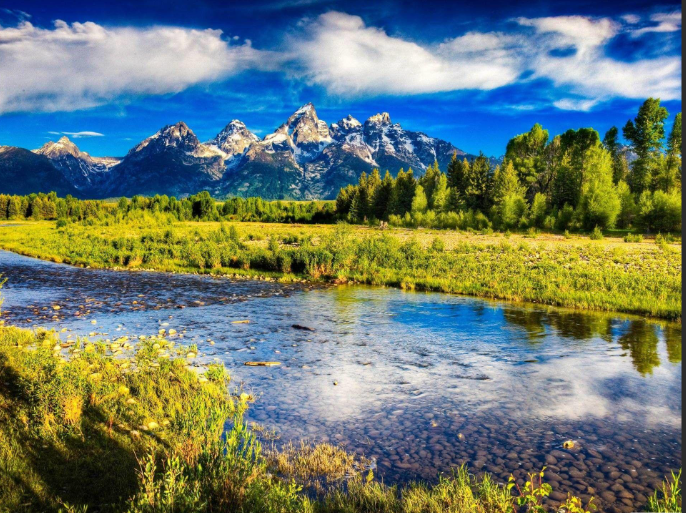
#> input picture image_nature.png, 686 x 513 px
$ python line_circle_detection.py
#> lines starting #> are read from the running program, lines starting #| are printed output that depends on the picture; after the words box and inside, x2 and y2 are one past the last pixel; in counts of white or black regions, pixels touching at a corner belong together
#> the answer given: image_nature.png
import cv2
import numpy as np
import matplotlib.pyplot as plt
import os
class line_circle_detector():
    def __init__(self, image_path):
#> called with image_path = 'image_nature.png'
        if os.path.exists(image_path)==False:
            raise FileNotFoundError(f"The image path {image_path} does not exist.")
        self.image_path = image_path
        self.image = cv2.imread(image_path)
#> self.image is the input picture: shape (513, 686, 3); mean B, G, R 111.8, 123, 107.4
        self.gray=cv2.cvtColor(self.image,cv2.COLOR_BGR2GRAY)
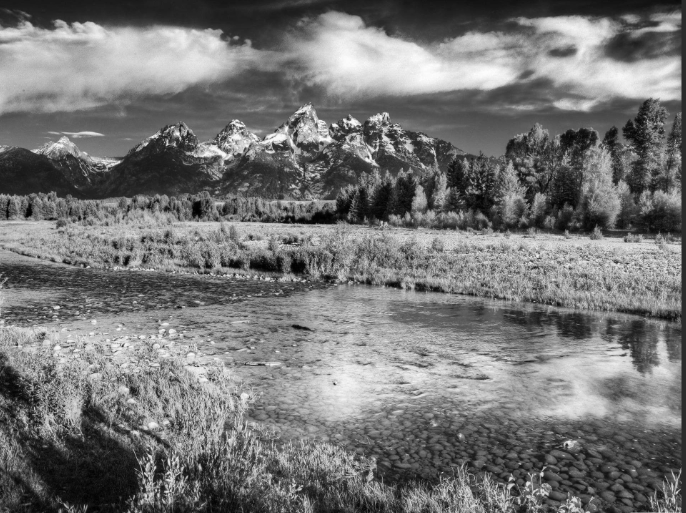
#> self.gray: shape (513, 686); min 0, max 253, mean 117.1
        self.blurred=cv2.GaussianBlur(self.gray,(7,7),0)
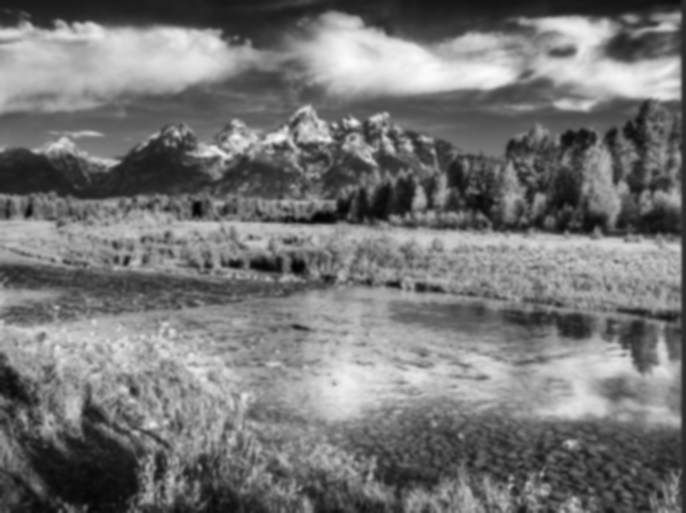
#> self.blurred: shape (513, 686); min 3, max 251, mean 117.1
        self.canny=cv2.Canny(self.blurred,50,150)
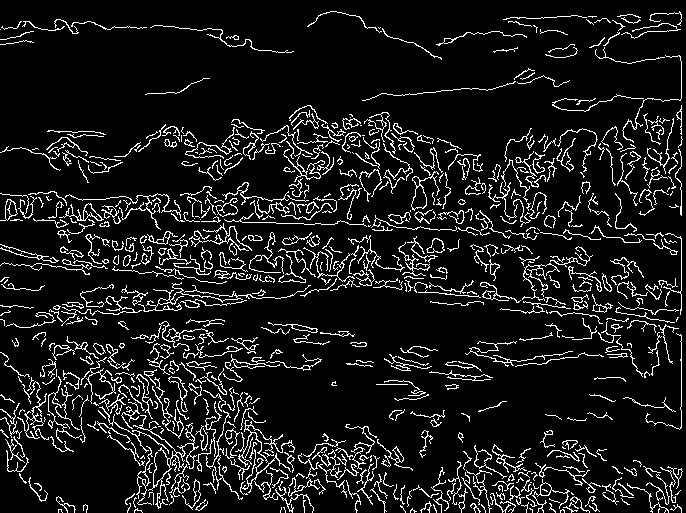
#> self.canny: shape (513, 686); 9.9% white in thin lines or dots
        self.copy=self.image.copy()
    def line_detecting(self):
        self.lines=cv2.HoughLinesP(self.canny,1,np.pi/180,threshold=90,minLineLength=50,maxLineGap=10)
#> self.lines = 232 rows, first 6: [681, 144, 681, 61], [399, 289, 495, 298], [56, 215, 125, 218], [445, 294, 645, 315], [578, 355, 631, 353], [226, 437, 293, 446]
        if not self.lines is None:
            for line in self.lines:
               x1,y1,x2,y2=line[0]
               cv2.line(self.copy,(x1,y1),(x2,y2),(0,255,255),2)
#> this loop made 232 passes
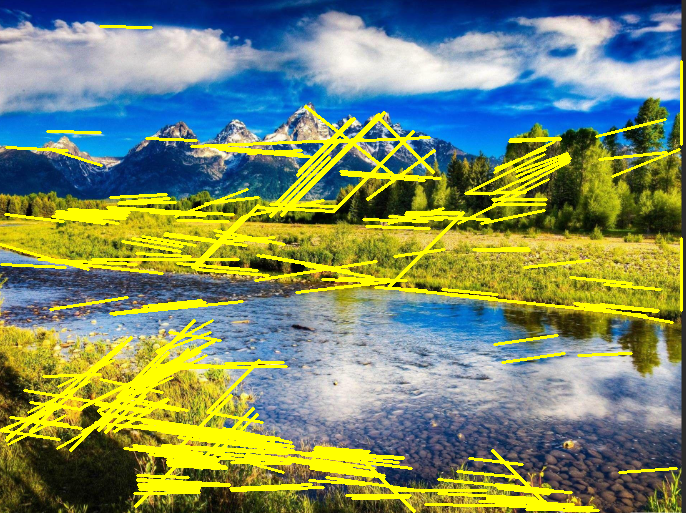
#> self.copy: shape (513, 686, 3); 12.2% of pixels changed, all inside (x1, y1, x2, y2) = (0, 25, 683, 513)
    def circle_detecting(self):
        circles=cv2.HoughCircles(self.gray,cv2.HOUGH_GRADIENT,dp=0.9,minDist=100,minRadius=50,maxRadius=0,param1=120,param2=80)
#> circles = 32 rows, first 8: [348.5, 315.5, 195.6], [356.5, 95.5, 324.8], [475.5, 325.5, 176.4], [245.5, 335.5, 147.8], [234.5, 15.5, 434.5], [137.5, 334.5, 114.3], [499.5, 183.5, 152.2], [558.5, 389.5, 122.9]
        if circles is not None:
            circles=np.uint16(np.around(circles))
#> circles = 32 rows, first 8: [348, 316, 196], [356, 96, 325], [476, 326, 176], [246, 336, 148], [234, 16, 434], [138, 334, 114], [500, 184, 152], [558, 390, 123]
            for circle in circles[0]:
                cx,cy,radius=circle
                cv2.circle(self.copy,(cx,cy),radius,color=(255,255,0),thickness=2)
#> this loop made 32 passes
#> (cx, cy, radius) on passes 1 to 12: (348, 316, 196), (356, 96, 325), (476, 326, 176), (246, 336, 148), (234, 16, 434), (138, 334, 114), (500, 184, 152), (558, 390, 123), (636, 18, 494), (454, 64, 228), (158, 170, 145), (566, 278, 114)
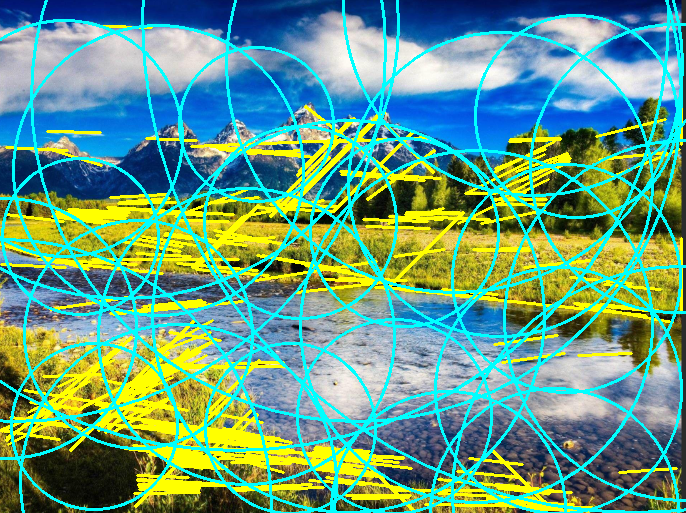
#> self.copy: shape (513, 686, 3); 16.52% of pixels changed, all inside (x1, y1, x2, y2) = (0, 0, 686, 513)
    def show_image(self):
        plt.figure(figsize=(10,8))
        plt.subplot(1,2,2)
        plt.imshow(cv2.cvtColor(self.copy,cv2.COLOR_BGR2RGB))
        plt.title("Image with lines and circles")
        plt.axis("off")
        plt.subplot(1,2,1)
        plt.imshow(cv2.cvtColor(self.image,cv2.COLOR_BGR2RGB))
        plt.title("Original Image")
        plt.axis("off")
        plt.show()
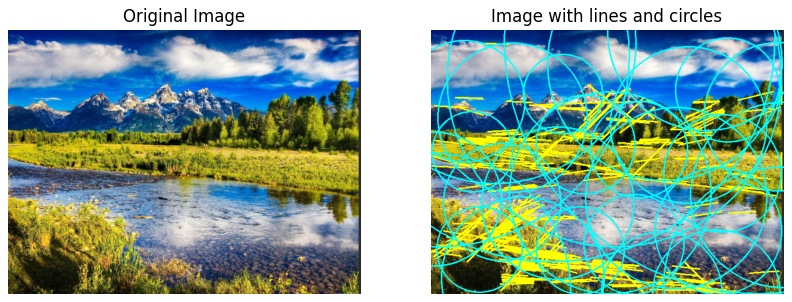
#> figure drawn by matplotlib, 2 panels
image_path=input("Enter path of image")
detector=line_circle_detector(image_path)
detector.line_detecting()
detector.circle_detecting()
detector.show_image()
